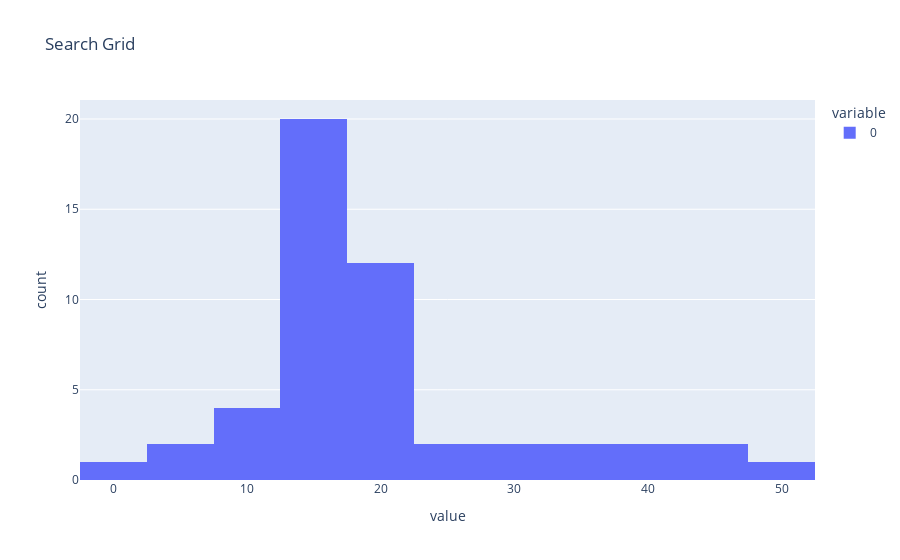

Here is the notebook cell this chart was saved with:
### Markdown cell above
### Search grid with higher granularity around the the area suspected to yield best results:

### Code cell
search_grid1 = np.linspace(0.001, 50, num=20, endpoint=True)
search_grid2 = np.linspace(12, 20, num=30, endpoint=True)

search_grid3 = np.concatenate((search_grid1, search_grid2))
search_grid3.sort()
search_grid = search_grid3
fig = px.histogram(search_grid, title="Search Grid")
fig.show()
search_grid

### Figure 1 — Plotly figure (JSON) as saved in the notebook; plotly's stock layout.template omitted (floating-point values rounded to 4 significant figures)
{"data": [{"alignmentgroup": "True", "bingroup": "x", "hovertemplate": "variable=0<br>value=%{x}<br>count=%{y}<extra></extra>", "legendgroup": "0", "marker": {"color": "#636efa", "pattern": {"shape": ""}}, "name": "0", "offsetgroup": "0", "orientation": "v", "showlegend": true, "type": "histogram", "x": [0.001, 2.633, 5.264, 7.896, 10.53, 12, 12.28, 12.55, 12.83, 13.1, 13.16, 13.38, 13.66, 13.93, 14.21, 14.48, 14.76, 15.03, 15.31, 15.59, 15.79, 15.86, 16.14, 16.41, 16.69, 16.97, 17.24, 17.52, 17.79, 18.07, 18.34, 18.42, 18.62, 18.9, 19.17, 19.45, 19.72, 20, 21.05, 23.68, 26.32, 28.95, 31.58, 34.21, 36.84, 39.47, 42.11, 44.74, 47.37, 50], "xaxis": "x", "yaxis": "y"}], "layout": {"autosize": true, "barmode": "relative", "legend": {"title": {"text": "variable"}, "tracegroupgap": 0}, "title": {"text": "Search Grid"}, "xaxis": {"anchor": "y", "autorange": true, "domain": [0, 1], "range": [-2.5, 52.5], "title": {"text": "value"}, "type": "linear"}, "yaxis": {"anchor": "x", "autorange": true, "domain": [0, 1], "range": [0, 21.05], "title": {"text": "count"}}}}
